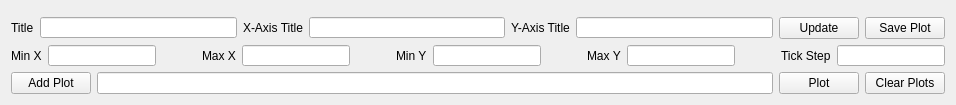
        <widget class="QWidget" name="tab_18">
         <attribute name="title">
          <string>Curves</string>
         </attribute>
         <layout class="QVBoxLayout" name="verticalLayout_4">
          <item>
           <widget class="QCustomPlot" name="plotWidget" native="true">
            <property name="sizePolicy">
             <sizepolicy hsizetype="Expanding" vsizetype="Expanding">
              <horstretch>0</horstretch>
              <verstretch>0</verstretch>
             </sizepolicy>
            </property>
            <property name="minimumSize">
             <size>
              <width>0</width>
              <height>0</height>
             </size>
            </property>
           </widget>
          </item>
          <item>
           <layout class="QHBoxLayout" name="horizontalLayout_4">
            <item>
             <widget class="QLabel" name="label_71">
              <property name="text">
               <string>Title</string>
              </property>
             </widget>
            </item>
            <item>
             <widget class="QLineEdit" name="title">
              <property name="maximumSize">
               <size>
                <width>16777215</width>
                <height>21</height>
               </size>
              </property>
             </widget>
            </item>
            <item>
             <widget class="QLabel" name="label_37">
              <property name="text">
               <string>X-Axis Title</string>
              </property>
             </widget>
            </item>
            <item>
             <widget class="QLineEdit" name="xAxisTitle">
              <property name="maximumSize">
               <size>
                <width>16777215</width>
                <height>21</height>
               </size>
              </property>
             </widget>
            </item>
            <item>
             <widget class="QLabel" name="yAxisTitle22">
              <property name="text">
               <string>Y-Axis Title</string>
              </property>
             </widget>
            </item>
            <item>
             <widget class="QLineEdit" name="yAxisTitle">
              <property name="maximumSize">
               <size>
                <width>16777215</width>
                <height>21</height>
               </size>
              </property>
             </widget>
            </item>
            <item>
             <widget class="QPushButton" name="pushButton">
              <property name="maximumSize">
               <size>
                <width>16777215</width>
                <height>24</height>
               </size>
              </property>
              <property name="text">
               <string>Update</string>
              </property>
             </widget>
            </item>
            <item>
             <widget class="QPushButton" name="twoPhaseSaveCurveButton">
              <property name="maximumSize">
               <size>
                <width>16777215</width>
                <height>24</height>
               </size>
              </property>
              <property name="text">
               <string>Save Plot</string>
              </property>
             </widget>
            </item>
           </layout>
          </item>
          <item>
           <layout class="QHBoxLayout" name="horizontalLayout_3">
            <item alignment="Qt::AlignHCenter">
             <widget class="QLabel" name="label_33">
              <property name="text">
               <string>Min X</string>
              </property>
             </widget>
            </item>
            <item alignment="Qt::AlignLeft">
             <widget class="QLineEdit" name="minXAxis">
              <property name="minimumSize">
               <size>
                <width>0</width>
                <height>0</height>
               </size>
              </property>
              <property name="maximumSize">
               <size>
                <width>16777215</width>
                <height>21</height>
               </size>
              </property>
              <property name="text">
               <string/>
              </property>
             </widget>
            </item>
            <item>
             <spacer name="horizontalSpacer_2">
              <property name="orientation">
               <enum>Qt::Horizontal</enum>
              </property>
              <property name="sizeHint" stdset="0">
               <size>
                <width>40</width>
                <height>20</height>
               </size>
              </property>
             </spacer>
            </item>
            <item>
             <widget class="QLabel" name="label_34">
              <property name="text">
               <string>Max X</string>
              </property>
             </widget>
            </item>
            <item alignment="Qt::AlignLeft">
             <widget class="QLineEdit" name="maxXAxis">
              <property name="maximumSize">
               <size>
                <width>16777215</width>
                <height>21</height>
               </size>
              </property>
              <property name="text">
               <string/>
              </property>
             </widget>
            </item>
            <item>
             <spacer name="horizontalSpacer_3">
              <property name="orientation">
               <enum>Qt::Horizontal</enum>
              </property>
              <property name="sizeHint" stdset="0">
               <size>
                <width>40</width>
                <height>20</height>
               </size>
              </property>
             </spacer>
            </item>
            <item>
             <widget class="QLabel" name="label_31">
              <property name="text">
               <string>Min Y</string>
              </property>
             </widget>
            </item>
            <item alignment="Qt::AlignLeft">
             <widget class="QLineEdit" name="minYAxis">
              <property name="maximumSize">
               <size>
                <width>16777215</width>
                <height>21</height>
               </size>
              </property>
             </widget>
            </item>
            <item>
             <spacer name="horizontalSpacer_4">
              <property name="orientation">
               <enum>Qt::Horizontal</enum>
              </property>
              <property name="sizeHint" stdset="0">
               <size>
                <width>40</width>
                <height>20</height>
               </size>
              </property>
             </spacer>
            </item>
            <item>
             <widget class="QLabel" name="label_32">
              <property name="text">
               <string>Max Y</string>
              </property>
             </widget>
            </item>
            <item alignment="Qt::AlignHCenter">
             <widget class="QLineEdit" name="maxYAxis">
              <property name="maximumSize">
               <size>
                <width>16777215</width>
                <height>21</height>
               </size>
              </property>
             </widget>
            </item>
            <item>
             <spacer name="horizontalSpacer_5">
              <property name="orientation">
               <enum>Qt::Horizontal</enum>
              </property>
              <property name="sizeHint" stdset="0">
               <size>
                <width>40</width>
                <height>20</height>
               </size>
              </property>
             </spacer>
            </item>
            <item>
             <widget class="QLabel" name="label_36">
              <property name="text">
               <string>Tick Step</string>
              </property>
             </widget>
            </item>
            <item>
             <widget class="QLineEdit" name="tickStep">
              <property name="maximumSize">
               <size>
                <width>16777215</width>
                <height>21</height>
               </size>
              </property>
              <property name="text">
               <string/>
              </property>
             </widget>
            </item>
           </layout>
          </item>
          <item>
           <layout class="QHBoxLayout" name="horizontalLayout_5">
            <item>
             <widget class="QPushButton" name="pushButton_2">
              <property name="maximumSize">
               <size>
                <width>16777215</width>
                <height>24</height>
               </size>
              </property>
              <property name="text">
               <string>Add Plot</string>
              </property>
             </widget>
            </item>
            <item>
             <widget class="QLineEdit" name="fileToPlot"/>
            </item>
            <item>
             <widget class="QPushButton" name="plot">
              <property name="maximumSize">
               <size>
                <width>16777215</width>
                <height>24</height>
               </size>
              </property>
              <property name="text">
               <string>Plot</string>
              </property>
             </widget>
            </item>
            <item>
             <widget class="QPushButton" name="pushButton_3">
              <property name="maximumSize">
               <size>
                <width>16777215</width>
                <height>24</height>
               </size>
              </property>
              <property name="text">
               <string>Clear Plots</string>
              </property>
             </widget>
            </item>
           </layout>
          </item>
         </layout>
        </widget>
